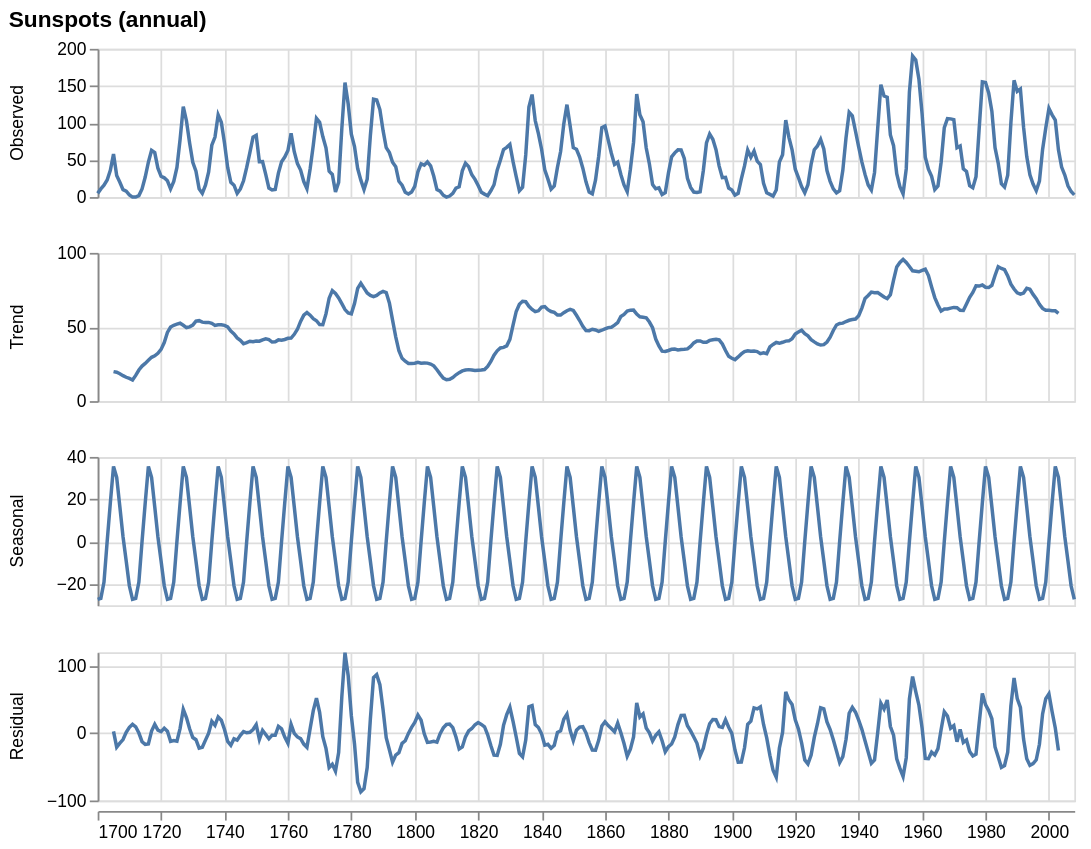

Here is the notebook cell this chart was saved with:
### Markdown cell above
### 5. Compare and decide
Try at least **two** different settings on your series (e.g. classic-multiplicative vs STL-robust, or two periods). Keep the one whose **residual** looks most like noise *and* whose trend/seasonal you'd actually stand behind. Copy the cell above and change the knobs, or edit and re-run.

### Code cell
# YOUR TURN: a second configuration to compare against the first

name   = 'Sunspots (annual)'   # pick from SERIES (print(list(SERIES)) to see them)
series = SERIES[name]

result = decompose(series,
    method   = 'classic',    # 'classic' or 'stl'
    model    = 'additive',   # 'additive' or 'multiplicative'   (classic only)
    period   = 11,           # 12 monthly; try 11 for sunspots; experiment
    seasonal = 9,            # STL only: larger = smoother seasonal
    robust   = False,        # STL only: True down-weights spikes
)
decomp_panels(result, name)

### Figure 1 — Vega-Lite specification as saved in the notebook (floating-point values rounded to 4 significant figures; data arrays with more than 128 entries replaced by an {"elided": "..."} marker saying what was removed)
{"config": {"view": {"continuousWidth": 300, "continuousHeight": 300}}, "data": {"name": "data-6e7ea4ac731b090768a2c1352d410411"}, "facet": {"row": {"field": "component", "sort": ["Observed", "Trend", "Seasonal", "Residual"], "title": null, "type": "nominal"}}, "spec": {"mark": {"type": "line"}, "encoding": {"x": {"field": "date", "title": null, "type": "temporal"}, "y": {"field": "value", "title": null, "type": "quantitative"}}, "height": 85, "width": 560}, "resolve": {"scale": {"y": "independent"}}, "title": "Sunspots (annual)", "$schema": "https://vega.github.io/schema/vega-lite/v5.20.1.json", "datasets": {"data-6e7ea4ac731b090768a2c1352d410411": {"elided": "1216 records"}}}
